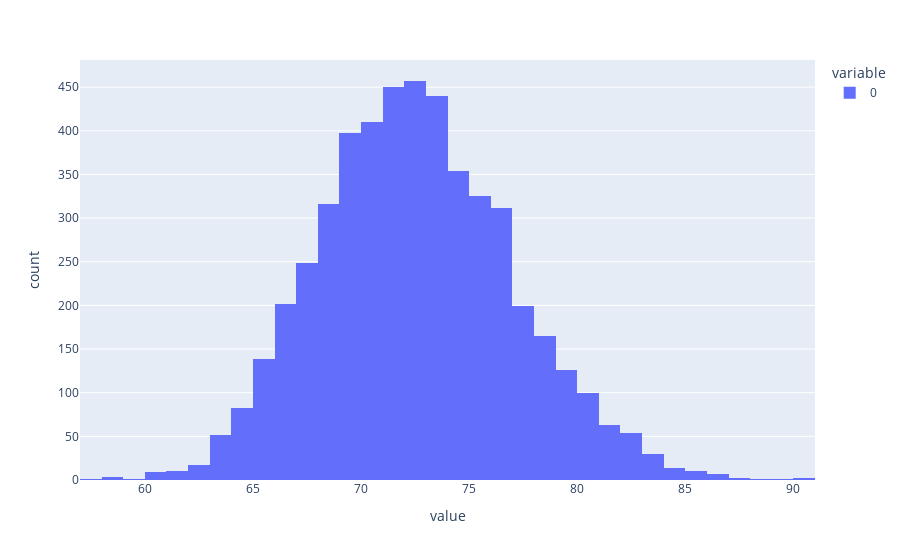

Write notebook code for a chart like this one.
### Markdown cell above
Mit dem Argument `nbins` kann man das Erscheinungsbild des Histogrammes steuern

### Code cell
px.histogram(sample_means50, nbins=40)

### Figure 1 — Plotly figure (JSON) as saved in the notebook; plotly's stock layout.template omitted (floating-point values rounded to 4 significant figures; data arrays with more than 128 entries replaced by an {"elided": "..."} marker saying what was removed)
{"data": [{"alignmentgroup": "True", "bingroup": "x", "hovertemplate": "variable=0<br>value=%{x}<br>count=%{y}<extra></extra>", "legendgroup": "0", "marker": {"color": "#636efa", "pattern": {"shape": ""}}, "name": "0", "nbinsx": 40, "offsetgroup": "0", "orientation": "v", "showlegend": true, "type": "histogram", "x": {"elided": "5000 float values"}, "xaxis": "x", "yaxis": "y"}], "layout": {"barmode": "relative", "legend": {"title": {"text": "variable"}, "tracegroupgap": 0}, "margin": {"t": 60}, "xaxis": {"anchor": "y", "domain": [0, 1], "title": {"text": "value"}}, "yaxis": {"anchor": "x", "domain": [0, 1], "title": {"text": "count"}}}}
